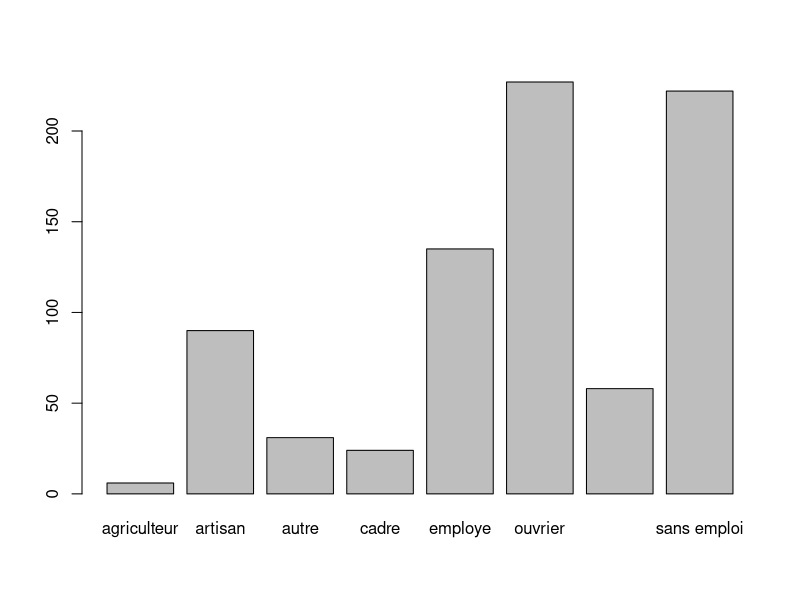
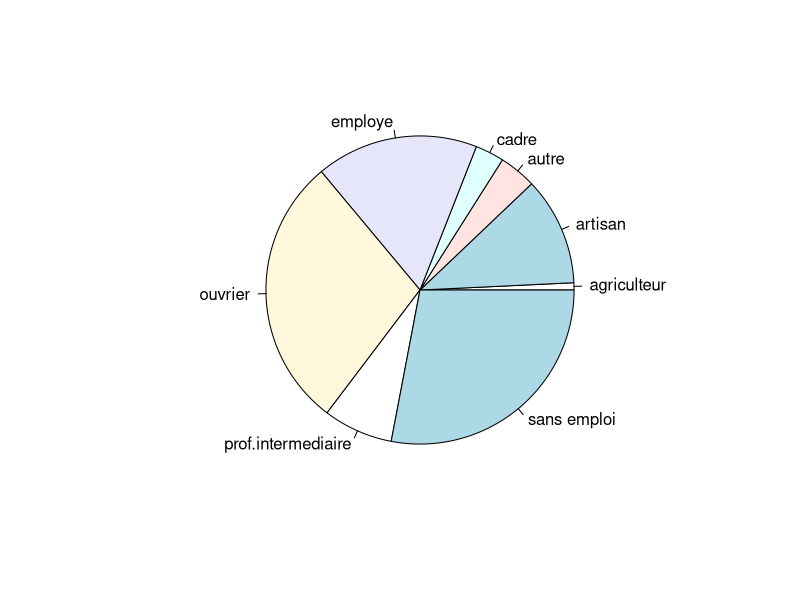
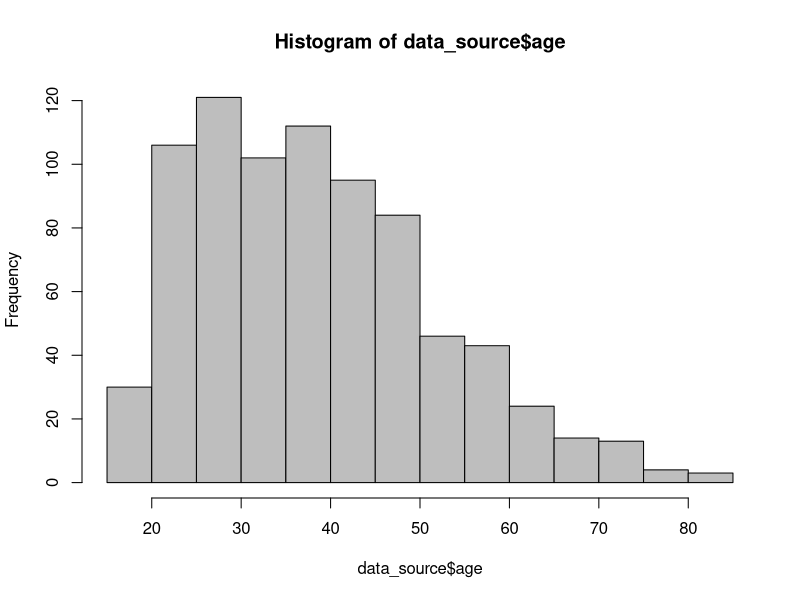
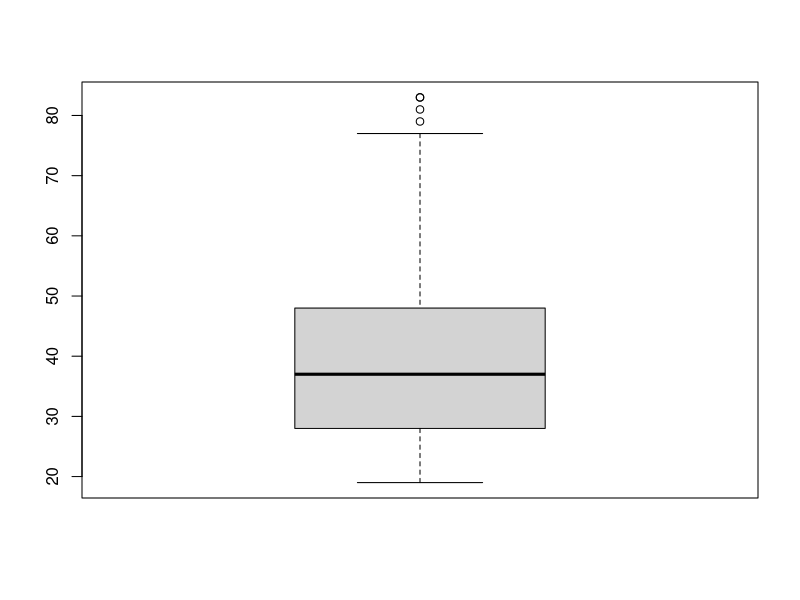
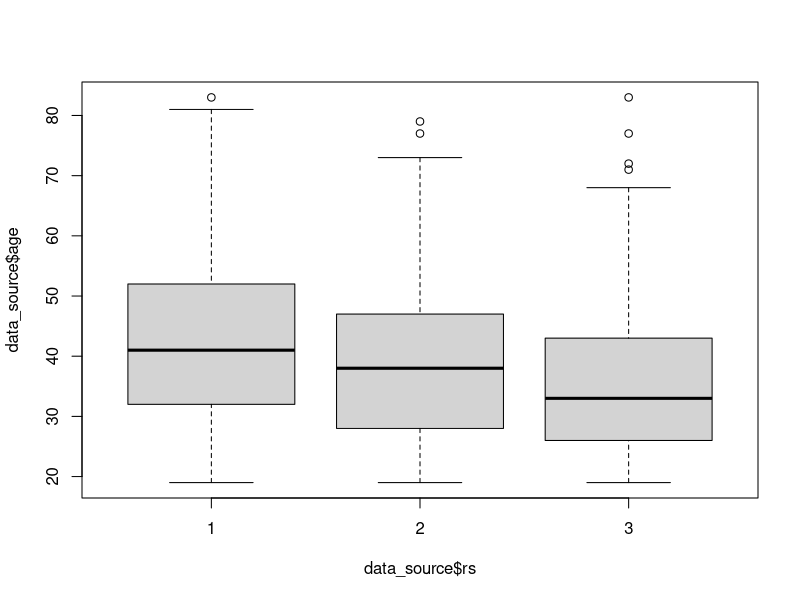
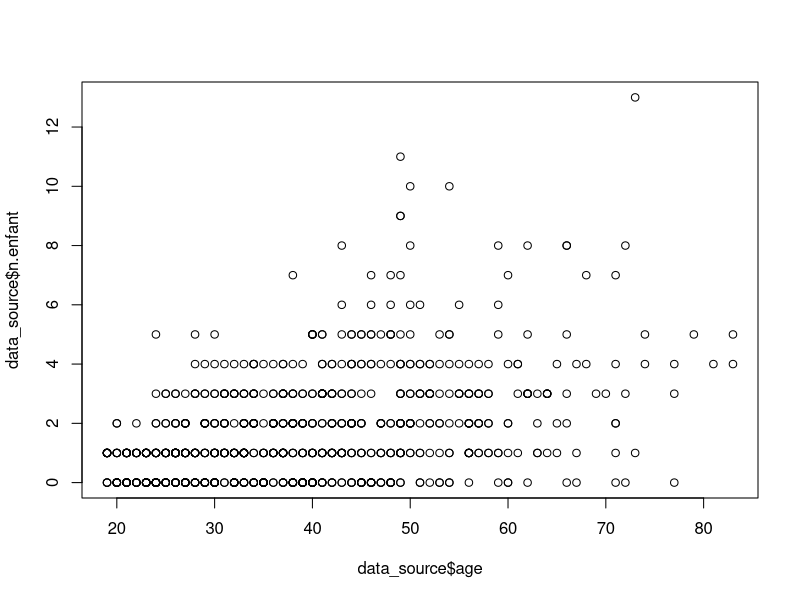
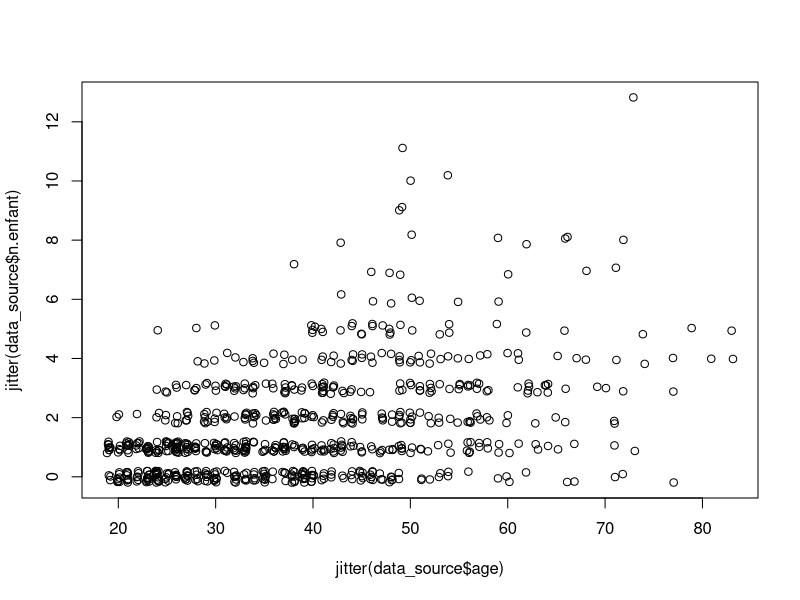

Generate these figures, in order, with R:
## ---- chunk 1
knitr::opts_chunk$set(echo = TRUE)
## ---- chunk 2
data_source = read.csv2("smp1.csv")
## ---- chunk 3
data_source = read.csv2("smp1.csv",stringsAsFactors=TRUE)
## ---- chunk 4
barplot(table(data_source$prof))
## ---- chunk 5
pie(table(data_source$prof))
## ---- chunk 6
hist(data_source$age,col='grey')
## ---- chunk 7
boxplot(data_source$age)
## ---- chunk 8
boxplot(data_source$age~data_source$rs)
## ---- chunk 9
plot(data_source$age,data_source$n.enfant)
## ---- chunk 10
plot(jitter(data_source$age),jitter(data_source$n.enfant))
